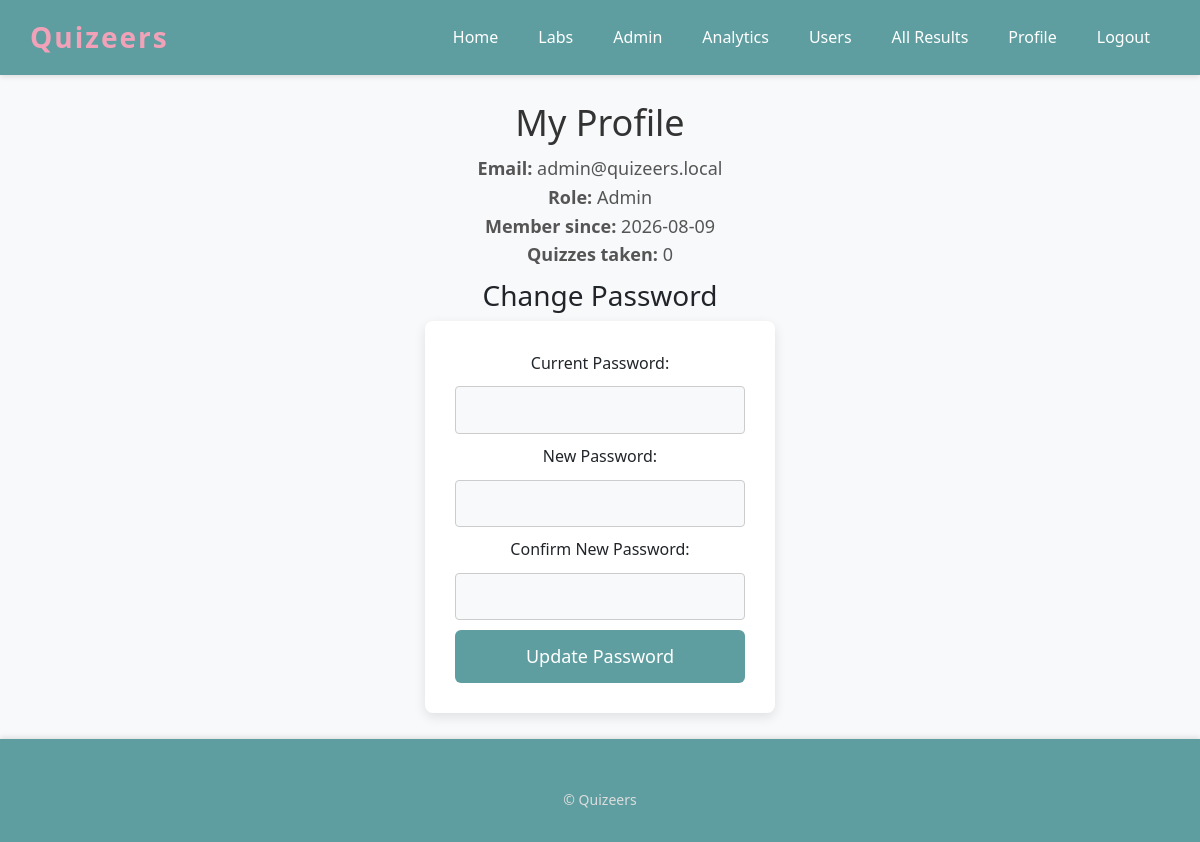
The app's page /profile (signed in) with its own data.
### app.py (models this page shows, shortened)
class User(UserMixin, db.Model):
    id = db.Column(db.Integer, primary_key=True)
    email = db.Column(db.String(255), unique=True, nullable=False)
    password_hash = db.Column(db.String(255), nullable=False)
    is_admin = db.Column(db.Boolean, default=False)
    created_at = db.Column(db.DateTime, default=lambda: datetime.now(timezone.utc))

### app.py (the view, shortened to what this page needs)
@app.route("/profile", methods=["GET", "POST"])
@login_required
def profile():
    attempt_count = Result.query.filter_by(user_id=current_user.id).count()
    return render_template("profile.html", attempt_count=attempt_count)

### app.py (called while the page is built)
@login_manager.user_loader
def load_user(user_id):
    return db.session.get(User, int(user_id))

### templates/profile.html (shortened to what this page needs)
{% extends "base.html" %}
{% block content %}
    <h2>My Profile</h2>
    <p>
        <strong>Email:</strong> {{ current_user.email }}<br>
        <strong>Role:</strong> {{ 'Admin' if current_user.is_admin else 'User' }}<br>
        <strong>Member since:</strong> {{ current_user.created_at.strftime('%Y-%m-%d') if current_user.created_at else '—' }}<br>
        <strong>Quizzes taken:</strong> {{ attempt_count }}
    </p>
    <h3>Change Password</h3>
    <form method="POST">
        <label for="current_password">Current Password:</label>
        <input type="password" id="current_password" name="current_password" required><br>
        <label for="new_password">New Password:</label>
        <input type="password" id="new_password" name="new_password" minlength="6" required><br>
        <label for="confirm_password">Confirm New Password:</label>
        <input type="password" id="confirm_password" name="confirm_password" minlength="6" required><br>
        <button type="submit">Update Password</button>
    </form>
{% endblock %}

### static/css/styles.css (style rules this page uses)
body { font-family: 'Segoe UI', Tahoma, Geneva, Verdana, sans-serif; margin: 0; padding: 0; background-color: #f8f9fa; line-height: 1.6; }
main h2 { font-size: 36px; color: #333; margin-bottom: 10px; font-weight: 400; }
main p { font-size: 18px; margin: 10px 0; color: #555; }
form { background-color: white; padding: 30px; margin: 0 auto; width: 350px; border-radius: 8px; box-shadow: 0 4px 12px rgba(0, 0, 0, 0.1); }
form input[type="text"], form input[type="password"], form input[type="email"] { width: 100%; padding: 10px; margin: 10px 0; border: 1px solid #ccc; border-radius: 4px; font-size: 16px; color: #333; background-color: #f8f9fa; transition: border-color 0.3s ease; }
form button { background-color: #5f9ea0; color: white; padding: 12px 20px; border: none; border-radius: 6px; font-size: 18px; font-weight: 500; cursor: pointer; width: 100%; transition: background-color 0.3s ease; }

### records on screen
User: email "admin@quizeers.local", is_admin "Admin", created_at "2026-08-09"

### other values on screen
{{ attempt_count }} "0"
